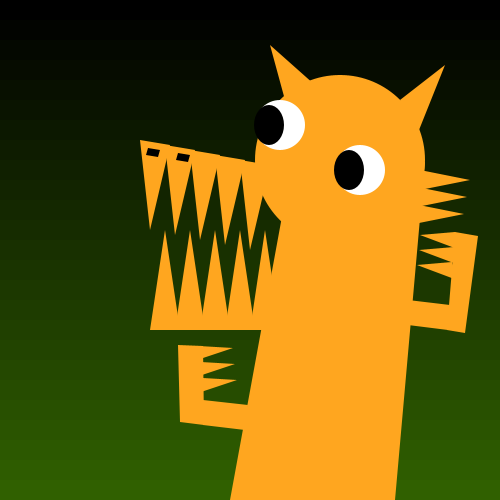
Frame 1 (no input)
Frame 2 (the mouse pressed at the canvas centre, redrawn once): identical to frame 1, image omitted

The Processing sketch that drew this single still picture (run headless with seeded random() and noise(); the mouse was pressed at the canvas centre and the sketch redrawn once):

// Processing sketch: processing_65178
// ── processing_65178.pde

/******************************************
 *  Fridaynosaur, a Monster
 *
 *  Drew Mokris 07/2012
 ******************************************/

void setup() {
  size(500, 500); //size(width, height); in pixels
  smooth(); //this turns on anti-aliasing
  noStroke();
  noLoop();
}

void draw() {
  background(#000000);

  // background gradient
  for(int i = 0; i < 500; i+=20) {
     fill(i/10, i/5, 0);
     quad(0, i,
          width, i,
          width, i+20,
          0, i+20);
  }


  fill(#FFA61F);

  // top teeth
  int tooth_width = 25;
  int num_teeth = 5;
  int tooth_y_shift = (tooth_width/num_teeth);
  for(int i = 0; i < num_teeth*tooth_width; i+=tooth_width) {
    triangle(140+i, 140+(i/tooth_y_shift),
             170+i, 145+(i/tooth_y_shift),
             150+i, 230+(i/tooth_y_shift));
  }
  
  // bottom teeth
  for(int i = 0; i < num_teeth*tooth_width; i+=tooth_width) {
    triangle(150+i, 330,
             180+i, 330,
             165+i, 230);
  }
  
  quad(425, 162,
       395, 500,
       230, 500,
       283, 211);   

  ellipse(340, 160,
          170,
          170);

// horns  
  triangle(285, 100,
           270, 45,
           315, 85);
  triangle(400, 100,
           445, 65,
           415, 140);
  for(int i = 0; i < 3*17; i+=17){
    triangle(420-(i/5), 170+i,
             470-(i/5), 180+i,
             420-(i/5), 190+i);
  }

  // left arm
  quad(408, 300,
       450, 305,
       448, 330,
       408, 325);
  quad(447, 330,
       465, 333,
       478, 236,
       455, 232);
  for(int i = 0; i < 3*15; i+=15){
    triangle(455-(i/8), 232+i,
             420-(i/8), 235+i,
             460-(i/8), 250+i);
  }

  // right arm
  quad(203, 400,
       248, 405,
       245, 430,
       203, 425);
  quad(204, 425,
       180, 422,
       178, 345,
       203, 346);
  for(int i = 0; i < 3*16; i+=16){
    triangle(199+(i/8), 346+i,
             233+(i/8), 348+i,
             197+(i/8), 360+i);
  }


  // eyes
  fill(#FFFFFF);
  ellipse(280, 125,
          50,
          50); 
  ellipse(360, 170,
          50,
          50);
  fill(#000000);
  ellipse(269, 125,
          30,
          40); 
  ellipse(349, 170,
          30,
          40);
 // nostrils
  fill(#000000);
  quad(148, 148,
       160, 150,
       158, 157,
       146, 155);
  quad(178, 153,
       190, 155,
       188, 162,
       176, 160);

  // This is how I cheated:
  //println("(" + mouseX + ", " + mouseY + ")");
}
